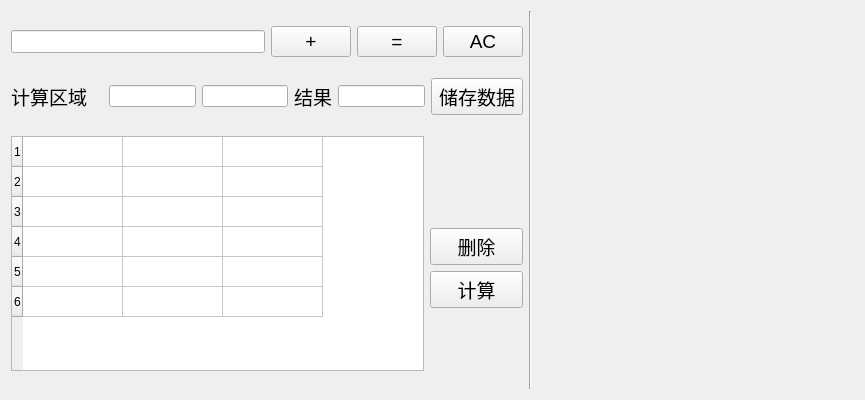
<?xml version="1.0" encoding="UTF-8"?>
<ui version="4.0">
 <class>Form</class>
 <widget class="QWidget" name="Form">
  <property name="geometry">
   <rect>
    <x>0</x>
    <y>0</y>
    <width>865</width>
    <height>400</height>
   </rect>
  </property>
  <property name="sizePolicy">
   <sizepolicy hsizetype="Minimum" vsizetype="Maximum">
    <horstretch>0</horstretch>
    <verstretch>0</verstretch>
   </sizepolicy>
  </property>
  <property name="minimumSize">
   <size>
    <width>865</width>
    <height>400</height>
   </size>
  </property>
  <property name="baseSize">
   <size>
    <width>600</width>
    <height>400</height>
   </size>
  </property>
  <property name="windowTitle">
   <string>计算器</string>
  </property>
  <layout class="QHBoxLayout" name="horizontalLayout_5">
   <item>
    <layout class="QVBoxLayout" name="verticalLayout_3">
     <item>
      <layout class="QHBoxLayout" name="horizontalLayout">
       <item>
        <widget class="QLineEdit" name="calculator_area">
         <property name="sizePolicy">
          <sizepolicy hsizetype="Expanding" vsizetype="Fixed">
           <horstretch>0</horstretch>
           <verstretch>0</verstretch>
          </sizepolicy>
         </property>
         <property name="font">
          <font>
           <pointsize>10</pointsize>
          </font>
         </property>
        </widget>
       </item>
       <item>
        <widget class="QPushButton" name="btn_plus">
         <property name="font">
          <font>
           <pointsize>14</pointsize>
          </font>
         </property>
         <property name="text">
          <string>+</string>
         </property>
        </widget>
       </item>
       <item>
        <widget class="QPushButton" name="btn_equal">
         <property name="font">
          <font>
           <pointsize>14</pointsize>
          </font>
         </property>
         <property name="text">
          <string>=</string>
         </property>
        </widget>
       </item>
       <item>
        <widget class="QPushButton" name="btn_all_clean">
         <property name="font">
          <font>
           <pointsize>14</pointsize>
          </font>
         </property>
         <property name="text">
          <string>AC</string>
         </property>
        </widget>
       </item>
      </layout>
     </item>
     <item>
      <layout class="QHBoxLayout" name="horizontalLayout_2">
       <item>
        <widget class="QLabel" name="label_calculate_area">
         <property name="sizePolicy">
          <sizepolicy hsizetype="Minimum" vsizetype="Preferred">
           <horstretch>0</horstretch>
           <verstretch>0</verstretch>
          </sizepolicy>
         </property>
         <property name="minimumSize">
          <size>
           <width>92</width>
           <height>0</height>
          </size>
         </property>
         <property name="font">
          <font>
           <pointsize>14</pointsize>
          </font>
         </property>
         <property name="text">
          <string>计算区域</string>
         </property>
        </widget>
       </item>
       <item>
        <widget class="QLineEdit" name="calculate_data_1">
         <property name="focusPolicy">
          <enum>Qt::NoFocus</enum>
         </property>
        </widget>
       </item>
       <item>
        <widget class="QLineEdit" name="calculate_data_2">
         <property name="focusPolicy">
          <enum>Qt::NoFocus</enum>
         </property>
        </widget>
       </item>
       <item>
        <widget class="QLabel" name="label_result">
         <property name="font">
          <font>
           <pointsize>14</pointsize>
          </font>
         </property>
         <property name="text">
          <string>结果</string>
         </property>
        </widget>
       </item>
       <item>
        <widget class="QLineEdit" name="calculate_result">
         <property name="focusPolicy">
          <enum>Qt::NoFocus</enum>
         </property>
        </widget>
       </item>
       <item>
        <widget class="QPushButton" name="btn_data_restore">
         <property name="minimumSize">
          <size>
           <width>92</width>
           <height>0</height>
          </size>
         </property>
         <property name="font">
          <font>
           <pointsize>14</pointsize>
          </font>
         </property>
         <property name="text">
          <string>储存数据</string>
         </property>
        </widget>
       </item>
      </layout>
     </item>
     <item>
      <layout class="QHBoxLayout" name="horizontalLayout_4">
       <item>
        <widget class="QTableWidget" name="tableWidget">
         <property name="sizePolicy">
          <sizepolicy hsizetype="Minimum" vsizetype="Fixed">
           <horstretch>0</horstretch>
           <verstretch>0</verstretch>
          </sizepolicy>
         </property>
         <property name="minimumSize">
          <size>
           <width>400</width>
           <height>235</height>
          </size>
         </property>
         <property name="focusPolicy">
          <enum>Qt::NoFocus</enum>
         </property>
         <property name="showGrid">
          <bool>true</bool>
         </property>
         <attribute name="horizontalHeaderVisible">
          <bool>false</bool>
         </attribute>
         <row>
          <property name="text">
           <string>1</string>
          </property>
         </row>
         <row>
          <property name="text">
           <string>2</string>
          </property>
         </row>
         <row>
          <property name="text">
           <string>3</string>
          </property>
         </row>
         <row>
          <property name="text">
           <string>4</string>
          </property>
         </row>
         <row>
          <property name="text">
           <string>5</string>
          </property>
         </row>
         <row>
          <property name="text">
           <string>6</string>
          </property>
         </row>
         <column>
          <property name="text">
           <string>数据1</string>
          </property>
         </column>
         <column>
          <property name="text">
           <string>数据2</string>
          </property>
         </column>
         <column>
          <property name="text">
           <string/>
          </property>
         </column>
        </widget>
       </item>
       <item>
        <layout class="QVBoxLayout" name="verticalLayout_2">
         <item>
          <layout class="QHBoxLayout" name="horizontalLayout_3">
           <item>
            <layout class="QVBoxLayout" name="verticalLayout">
             <item>
              <spacer name="verticalSpacer">
               <property name="orientation">
                <enum>Qt::Vertical</enum>
               </property>
               <property name="sizeType">
                <enum>QSizePolicy::Fixed</enum>
               </property>
               <property name="sizeHint" stdset="0">
                <size>
                 <width>20</width>
                 <height>30</height>
                </size>
               </property>
              </spacer>
             </item>
             <item>
              <widget class="QPushButton" name="btn_delete">
               <property name="sizePolicy">
                <sizepolicy hsizetype="Maximum" vsizetype="Fixed">
                 <horstretch>0</horstretch>
                 <verstretch>0</verstretch>
                </sizepolicy>
               </property>
               <property name="maximumSize">
                <size>
                 <width>93</width>
                 <height>16777215</height>
                </size>
               </property>
               <property name="font">
                <font>
                 <pointsize>14</pointsize>
                </font>
               </property>
               <property name="text">
                <string>删除</string>
               </property>
              </widget>
             </item>
             <item>
              <widget class="QPushButton" name="btn_data_calculate">
               <property name="sizePolicy">
                <sizepolicy hsizetype="Maximum" vsizetype="Fixed">
                 <horstretch>0</horstretch>
                 <verstretch>0</verstretch>
                </sizepolicy>
               </property>
               <property name="minimumSize">
                <size>
                 <width>0</width>
                 <height>0</height>
                </size>
               </property>
               <property name="maximumSize">
                <size>
                 <width>93</width>
                 <height>16777215</height>
                </size>
               </property>
               <property name="font">
                <font>
                 <pointsize>14</pointsize>
                </font>
               </property>
               <property name="text">
                <string>计算</string>
               </property>
              </widget>
             </item>
            </layout>
           </item>
          </layout>
         </item>
        </layout>
       </item>
      </layout>
     </item>
    </layout>
   </item>
   <item>
    <widget class="Line" name="line">
     <property name="orientation">
      <enum>Qt::Vertical</enum>
     </property>
    </widget>
   </item>
   <item>
    <widget class="MatplotlibWidget" name="data_plot" native="true">
     <property name="sizePolicy">
      <sizepolicy hsizetype="Minimum" vsizetype="Minimum">
       <horstretch>28</horstretch>
       <verstretch>29</verstretch>
      </sizepolicy>
     </property>
     <property name="minimumSize">
      <size>
       <width>316</width>
       <height>378</height>
      </size>
     </property>
    </widget>
   </item>
  </layout>
 </widget>
 <customwidgets>
  <customwidget>
   <class>MatplotlibWidget</class>
   <extends>QWidget</extends>
   <header>matplotlibwidget.h</header>
   <container>1</container>
  </customwidget>
 </customwidgets>
 <resources/>
 <connections>
  <connection>
   <sender>btn_data_restore</sender>
   <signal>clicked()</signal>
   <receiver>Form</receiver>
   <slot>restore_data()</slot>
   <hints>
    <hint type="sourcelabel">
     <x>549</x>
     <y>124</y>
    </hint>
    <hint type="destinationlabel">
     <x>473</x>
     <y>154</y>
    </hint>
   </hints>
  </connection>
  <connection>
   <sender>calculator_area</sender>
   <signal>textEdited(QString)</signal>
   <receiver>Form</receiver>
   <slot>clear_result()</slot>
   <hints>
    <hint type="sourcelabel">
     <x>124</x>
     <y>49</y>
    </hint>
    <hint type="destinationlabel">
     <x>53</x>
     <y>19</y>
    </hint>
   </hints>
  </connection>
  <connection>
   <sender>btn_equal</sender>
   <signal>clicked()</signal>
   <receiver>Form</receiver>
   <slot>calculate()</slot>
   <hints>
    <hint type="sourcelabel">
     <x>442</x>
     <y>57</y>
    </hint>
    <hint type="destinationlabel">
     <x>447</x>
     <y>26</y>
    </hint>
   </hints>
  </connection>
  <connection>
   <sender>btn_plus</sender>
   <signal>clicked()</signal>
   <receiver>Form</receiver>
   <slot>plus_in_time()</slot>
   <hints>
    <hint type="sourcelabel">
     <x>349</x>
     <y>57</y>
    </hint>
    <hint type="destinationlabel">
     <x>358</x>
     <y>15</y>
    </hint>
   </hints>
  </connection>
  <connection>
   <sender>btn_all_clean</sender>
   <signal>clicked()</signal>
   <receiver>Form</receiver>
   <slot>clear_all()</slot>
   <hints>
    <hint type="sourcelabel">
     <x>486</x>
     <y>51</y>
    </hint>
    <hint type="destinationlabel">
     <x>490</x>
     <y>80</y>
    </hint>
   </hints>
  </connection>
  <connection>
   <sender>btn_data_calculate</sender>
   <signal>clicked()</signal>
   <receiver>Form</receiver>
   <slot>calculate_data()</slot>
   <hints>
    <hint type="sourcelabel">
     <x>455</x>
     <y>274</y>
    </hint>
    <hint type="destinationlabel">
     <x>470</x>
     <y>333</y>
    </hint>
   </hints>
  </connection>
  <connection>
   <sender>btn_delete</sender>
   <signal>clicked()</signal>
   <receiver>Form</receiver>
   <slot>delete_data()</slot>
   <hints>
    <hint type="sourcelabel">
     <x>523</x>
     <y>314</y>
    </hint>
    <hint type="destinationlabel">
     <x>541</x>
     <y>257</y>
    </hint>
   </hints>
  </connection>
 </connections>
 <slots>
  <slot>plus_in_time()</slot>
  <slot>delete_data()</slot>
  <slot>calculate()</slot>
  <slot>calculate_data()</slot>
  <slot>check_1()</slot>
  <slot>check_2()</slot>
  <slot>check_3()</slot>
  <slot>check_4()</slot>
  <slot>restore_data()</slot>
  <slot>clear_all()</slot>
  <slot>clear_result()</slot>
  <slot>plot_result()</slot>
 </slots>
</ui>
